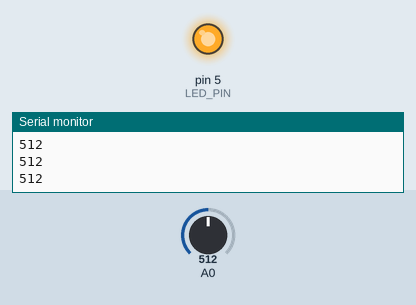
The sketch below on a simulated Arduino Uno, built with avr-gcc and run on an emulated ATmega328P. Parts: output pins drawn as LEDs (lit = HIGH), the last lines printed to the serial monitor. The inputs (shaded band) are chosen by the test bench; at power-on: A0 = 512.

Above: at 1.3 s.
1.4 s: A0 set to 53
2.9 s: A0 set to 44
At 3.8 s:
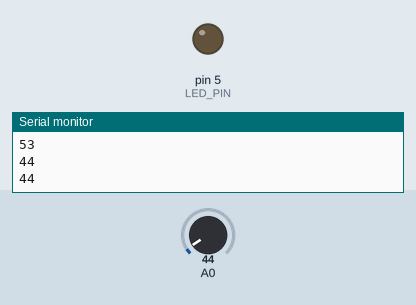
4.5 s: A0 set to 60
At 5.0 s:
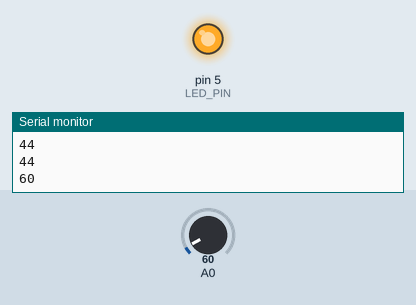
6.0 s: A0 set to 40
At 7.4 s:
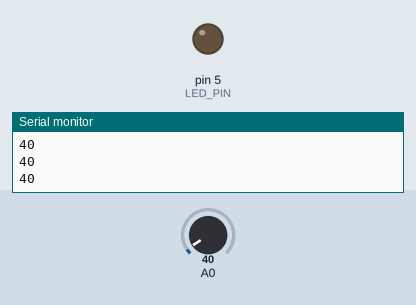
Timing chart, 0 to 8.5 s (numbered marks = the images above; inputs shaded):
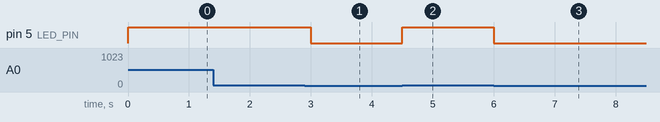

Measured:
- the behaviour switches between 51 and 50 on A0 (found by bisection; images 0 and 1)
- after the input at 2.9 s, pin 5 (LED_PIN): HIGH → LOW after 0.10 s
- after the input at 4.5 s, pin 5 (LED_PIN): LOW → HIGH at once
- after the input at 6.0 s, pin 5 (LED_PIN): HIGH → LOW at once

The sketch:

6-4.ino
```cpp
// ==== Experiment 4: LDR -> LED (A0, D2) ====
const int LED_PIN = 5;
const int LED_ON_THRESHOLD = 50; // 주변 밝기에 맞게 조정

void setup() {
  Serial.begin(9600); // Begin serial communication
  pinMode(LED_PIN, OUTPUT);
}

void loop() {
  int sensed_light = analogRead(A0); // 0~1023

  if (sensed_light > LED_ON_THRESHOLD)
    digitalWrite(LED_PIN, HIGH);
  else
    digitalWrite(LED_PIN, LOW);

  Serial.println(sensed_light);
  delay(500);
}
// CED 002, group 06, 2020-14247 강신의
// CED 002, group 06, 2023-14669 임태현
// CED 002, group 06, 2025-17066 김정환
```
